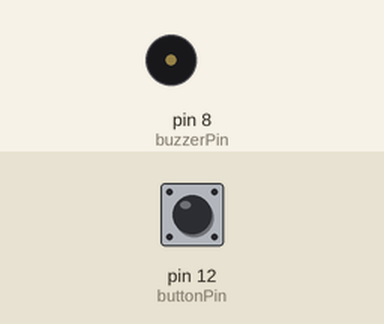
Simulated run of this sketch. Board: Arduino Uno, built with avr-gcc and run on an emulated ATmega328P. On the bench: buzzer (waves = sounding, pin HIGH). The inputs (shaded band) are chosen by the test bench; at power-on: pin 12 (buttonPin) HIGH.

Above: at 1.2 s.
1.3 s: pin 12 (buttonPin) pulled LOW for 0.15 s
At 1.37 s:
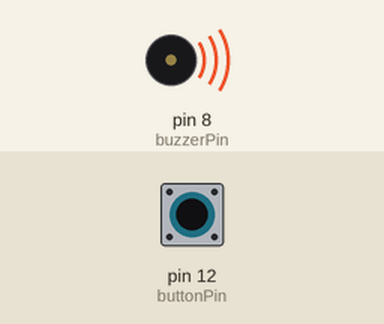
2.9 s: pin 12 (buttonPin) pulled LOW for 3.2 s
At 6.6 s:
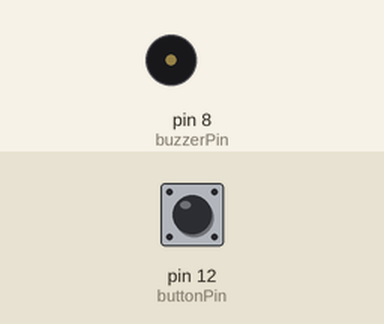
Timing chart, 0 to 8.1 s (numbered marks = the images above; inputs shaded):
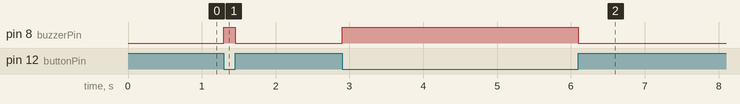

The sketch:

sketch_ActivateBuzzerWithButton.ino
```cpp
int buttonPin = 12, buzzerPin = 8;

void setup() {
  // put your setup code here, to run once:
  pinMode(buttonPin, INPUT);
  pinMode(buzzerPin, OUTPUT);
}

void loop() {
  // put your main code here, to run repeatedly:
  if (digitalRead(buttonPin) == LOW){
    digitalWrite(buzzerPin, HIGH);
  }else{
    digitalWrite(buzzerPin, LOW);
  }
}
```

Measured:
- after the input at 1.3 s, pin 8 (buzzerPin): LOW → HIGH at once, → LOW 0.15 s later
- after the input at 2.9 s, pin 8 (buzzerPin): LOW → HIGH at once, → LOW 3.2 s later
